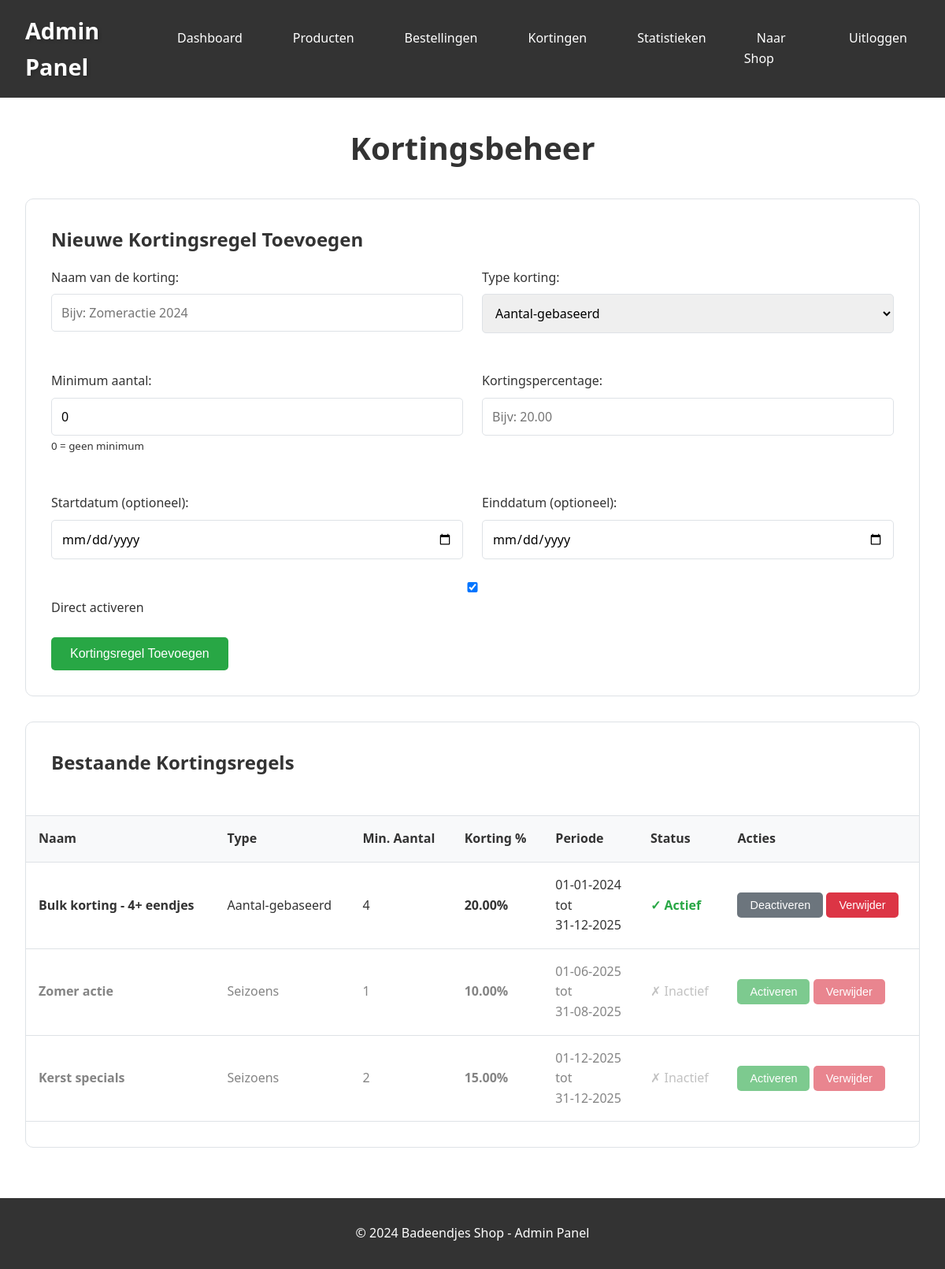
The app's page /admin/discounts.php (signed in) with its own data.
### tables this page shows
CREATE TABLE discount_rules (
    id INT PRIMARY KEY AUTO_INCREMENT,
    name VARCHAR(100) NOT NULL,
    type ENUM('quantity', 'seasonal', 'combo') NOT NULL,
    min_quantity INT DEFAULT 0,
    discount_percentage DECIMAL(5,2) NOT NULL,
    active BOOLEAN DEFAULT TRUE,
    start_date DATE,
    end_date DATE,
    created_at TIMESTAMP DEFAULT CURRENT_TIMESTAMP
);

### includes/functions.php (called while the page is built, shortened)
<?php
function escape($string) {
    return htmlspecialchars($string, ENT_QUOTES, 'UTF-8');
}
?>

### admin/discounts.php (the view, shortened to what this page needs)
<?php
require_once '../includes/config.php';
require_once '../includes/functions.php';
$stmt = $pdo->query("SELECT * FROM discount_rules ORDER BY active DESC, created_at DESC");
$discounts = $stmt->fetchAll();
?>
<!DOCTYPE html>
<html lang="nl">
<head>
    <link rel="stylesheet" href="../assets/css/style.css">
</head>
<body>
    <div class="admin-header">
        <nav style="max-width: 1200px; margin: 0 auto; padding: 0 2rem; display: flex; justify-content: space-between; align-items: center;">
            <a href="dashboard.php" class="logo"> Admin Panel</a>
            <ul class="admin-nav">
                <li><a href="dashboard.php">Dashboard</a></li>
                <li><a href="products.php">Producten</a></li>
                <li><a href="orders.php">Bestellingen</a></li>
                <li><a href="discounts.php">Kortingen</a></li>
                <li><a href="statistics.php">Statistieken</a></li>
                <li><a href="../index.php">Naar Shop</a></li>
                <li><a href="logout.php">Uitloggen</a></li>
            </ul>
        </nav>
    </div>
    <main>
        <h1>Kortingsbeheer</h1>
        <div style="background: white; border: 1px solid var(--border-color); border-radius: 10px; padding: 2rem; margin-bottom: 2rem;">
            <h2>Nieuwe Kortingsregel Toevoegen</h2>
            <form method="POST" action="discounts.php">
                <div style="display: grid; grid-template-columns: 1fr 1fr; gap: 1.5rem;">
                    <div class="form-group">
                        <label for="name">Naam van de korting:</label>
                        <input type="text" id="name" name="name" required
                               placeholder="Bijv: Zomeractie 2024">
                    </div>
                    <div class="form-group">
                        <label for="type">Type korting:</label>
                        <select id="type" name="type" required>
                            <option value="quantity">Aantal-gebaseerd</option>
                        </select>
                    </div>
                    <div class="form-group">
                        <label for="min_quantity">Minimum aantal:</label>
                        <input type="number" id="min_quantity" name="min_quantity"
                               value="0" min="0" required>
                        <small>0 = geen minimum</small>
                    </div>
                    <div class="form-group">
                        <label for="discount_percentage">Kortingspercentage:</label>
                        <input type="number" id="discount_percentage" name="discount_percentage"
                               min="0" max="100" step="0.01" required
                               placeholder="Bijv: 20.00">
                    </div>
                    <div class="form-group">
                        <label for="start_date">Startdatum (optioneel):</label>
                        <input type="date" id="start_date" name="start_date">
                    </div>
                    <div class="form-group">
                        <label for="end_date">Einddatum (optioneel):</label>
                        <input type="date" id="end_date" name="end_date">
                    </div>
                </div>
                <div class="form-group">
                    <label>
                        <input type="checkbox" name="active" checked>
                        Direct activeren
                    </label>
                </div>
                <button type="submit" name="add_discount" class="btn btn-success">
                    Kortingsregel Toevoegen
                </button>
            </form>
        </div>
        <div style="background: white; border: 1px solid var(--border-color); border-radius: 10px; overflow: hidden;">
            <div style="padding: 2rem; border-bottom: 1px solid var(--border-color);">
                <h2>Bestaande Kortingsregels</h2>
            </div>
            <?php if (empty($discounts)): ?>
                <div class="empty-state">
                    <div class="empty-state-icon">🎫</div>
                    <h3>Nog geen kortingsregels</h3>
                    <p>Voeg hierboven je eerste kortingsregel toe.</p>
                </div>
            <?php else: ?>
                <table>
                    <thead>
                        <tr>
                            <th>Naam</th>
                            <th>Type</th>
                            <th>Min. Aantal</th>
                            <th>Korting %</th>
                            <th>Periode</th>
                            <th>Status</th>
                            <th>Acties</th>
                        </tr>
                    </thead>
                    <tbody>
                        <?php foreach ($discounts as $discount): ?>
                            <tr style="<?php echo !$discount['active'] ? 'opacity: 0.6;' : ''; ?>">
                                <td><strong><?php echo escape($discount['name']); ?></strong></td>
                                <td>
                                    <?php
                                        $types = [
                                            'quantity' => 'Aantal-gebaseerd',
                                            'seasonal' => 'Seizoens',
                                            'combo' => 'Combinatie'
                                        ];
                                        echo $types[$discount['type']];
                                    ?>
                                </td>
                                <td><?php echo $discount['min_quantity']; ?></td>
                                <td><strong><?php echo $discount['discount_percentage']; ?>%</strong></td>
                                <td>
                                    <?php if ($discount['start_date'] || $discount['end_date']): ?>
                                        <?php echo $discount['start_date'] ? date('d-m-Y', strtotime($discount['start_date'])) : '...'; ?>
                                        <br>tot<br>
                                        <?php echo $discount['end_date'] ? date('d-m-Y', strtotime($discount['end_date'])) : '...'; ?>
                                    <?php else: ?>
                                        Onbeperkt
                                    <?php endif; ?>
                                </td>
                                <td>
                                    <?php if ($discount['active']): ?>
                                        <span style="color: var(--success-color); font-weight: bold;">✓ Actief</span>
                                    <?php else: ?>
                                        <span style="color: #999;">✗ Inactief</span>
                                    <?php endif; ?>
                                </td>
                                <td>
                                    <form method="POST" action="discounts.php" style="display: inline;">
                                        <button type="submit" name="toggle_active" class="btn btn-small"
                                                style="<?php echo $discount['active'] ? 'background-color: #6c757d;' : 'background-color: var(--success-color);'; ?>">
                                            <?php echo $discount['active'] ? 'Deactiveren' : 'Activeren'; ?>
                                        </button>
                                    </form>
                                    <form method="POST" action="discounts.php" style="display: inline;"
                                          onsubmit="return confirm('Weet je zeker dat je deze kortingsregel wilt verwijderen?');">
                                        <button type="submit" name="delete_discount" class="btn btn-danger btn-small">
                                            Verwijder
                                        </button>
                                    </form>
                                </td>
                            </tr>
                        <?php endforeach; ?>
                    </tbody>
                </table>
            <?php endif; ?>
        </div>
    </main>
    <footer>
        <p>&copy; 2024 Badeendjes Shop - Admin Panel</p>
    </footer>
</body>
</html>

### assets/css/style.css (style rules this page uses)
:root { --primary-color: #FFD700; --secondary-color: #FFA500; --accent-color: #FF6B6B; --text-color: #333; --light-bg: #F8F9FA; --border-color: #DEE2E6; --success-color: #28A745; --warning-color: #FFC107; --danger-color: #DC3545; }
* { margin: 0; padding: 0; box-sizing: border-box; }
body { font-family: 'Segoe UI', Tahoma, Geneva, Verdana, sans-serif; line-height: 1.6; color: var(--text-color); background-color: #fff; }
nav { max-width: 1200px; margin: 0 auto; padding: 0 2rem; display: flex; justify-content: space-between; align-items: center; }
.logo { font-size: 1.8rem; font-weight: bold; color: white; text-decoration: none; text-shadow: 2px 2px 4px rgba(0,0,0,0.2); }
main { max-width: 1200px; margin: 2rem auto; padding: 0 2rem; }
h1, h2, h3 { color: var(--text-color); margin-bottom: 1rem; }
h1 { font-size: 2.5rem; text-align: center; margin-bottom: 2rem; }
.btn { display: inline-block; padding: 0.75rem 1.5rem; background-color: var(--secondary-color); color: white; text-decoration: none; border: none; border-radius: 5px; cursor: pointer; font-size: 1rem; font-weight: 500; transition: all 0.3s; text-align: center; }
.btn-success { background-color: var(--success-color); }
.btn-danger { background-color: var(--danger-color); }
.btn-small { padding: 0.5rem 1rem; font-size: 0.9rem; }
.form-group { margin-bottom: 1.5rem; }
.form-group label { display: block; margin-bottom: 0.5rem; font-weight: 500; }
.form-group input, .form-group select, .form-group textarea { width: 100%; padding: 0.75rem; border: 1px solid var(--border-color); border-radius: 5px; font-size: 1rem; font-family: inherit; }
table { width: 100%; border-collapse: collapse; margin-bottom: 2rem; background: white; }
table th, table td { padding: 1rem; text-align: left; border-bottom: 1px solid var(--border-color); }
table th { background-color: var(--light-bg); font-weight: bold; }
.admin-header { background-color: var(--text-color); color: white; padding: 1rem 0; margin-bottom: 2rem; }
.admin-nav { display: flex; gap: 2rem; list-style: none; }
.admin-nav a { color: white; text-decoration: none; padding: 0.5rem 1rem; border-radius: 5px; }
footer { background-color: var(--text-color); color: white; text-align: center; padding: 2rem 0; margin-top: 4rem; }

### records on screen
discount_rules: name "Bulk korting - 4+ eendjes", type "Aantal-gebaseerd", min_quantity "4", discount_percentage "20.00", start_date "01-01-2024", end_date "31-12-2025", active "✓ Actief"
discount_rules: name "Zomer actie", type "Seizoens", min_quantity "1", discount_percentage "10.00", start_date "01-06-2025", end_date "31-08-2025", active "✗ Inactief"
discount_rules: name "Kerst specials", type "Seizoens", min_quantity "2", discount_percentage "15.00", start_date "01-12-2025", end_date "31-12-2025", active "✗ Inactief"
